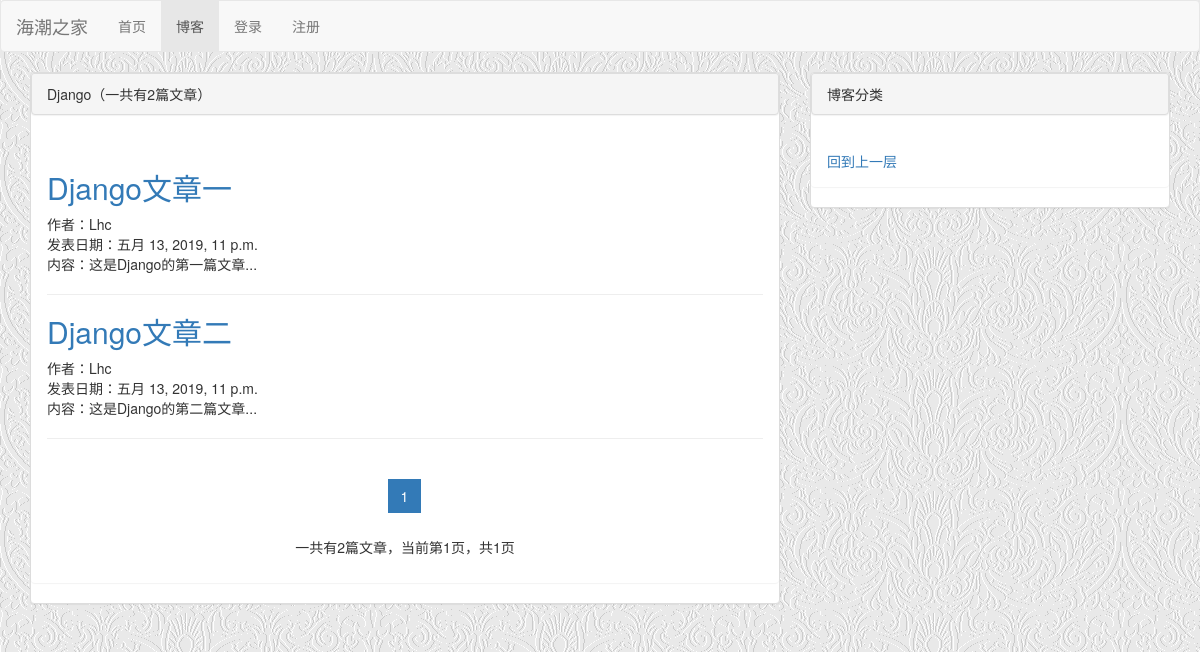
Before: /blog/type/1 with the older database file.
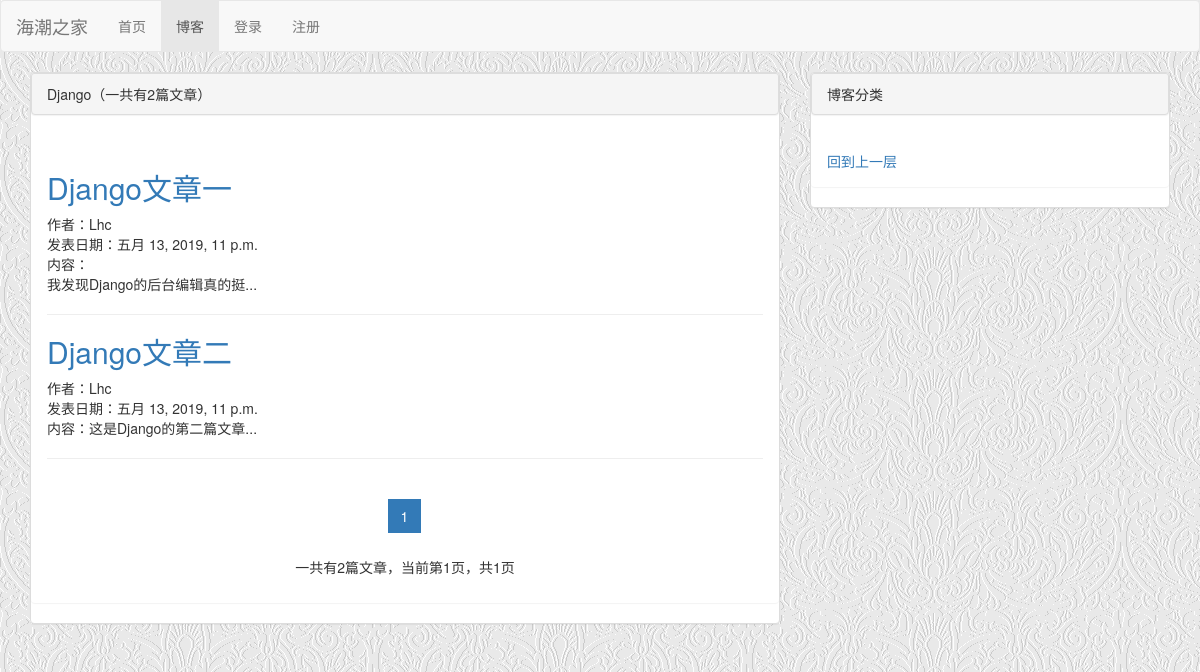
After: the same page with the newer database file.
### blog/models.py (models this page shows, shortened)
class Blog(models.Model,ReadNumExtentMethod):
    title=models.CharField(max_length=50)
    content=RichTextUploadingField()
    author=models.ForeignKey(User,on_delete=models.DO_NOTHING)
    blog_type=models.ForeignKey(BlogType,on_delete=models.DO_NOTHING)
    create_time=models.DateTimeField(default=timezone.now())
    def short_content(self):
        return self.content[:20]+'...'
    class Meta:
        ordering=['-create_time']   #按照日期倒序排列

### blog/views.py (the view)
# urls.py: path('type/<int:blog_type_id>',views.blog_type),
def blog_type(request,blog_type_id):
    data=BlogType.objects.get(id=blog_type_id)
    blog=Blog.objects.filter(blog_type=data)
    paginator = Paginator(blog.all(), 5)  # 每5篇进行分页
    page_num = request.GET.get('page', 1)  # get请求获取url页面的参数
    page_of_blogs = paginator.get_page(page_num)  # 这里还未理解，以后有空回来搞
    return render(request,"blog_type.html",{'data':data,'blog':blog,'blogs':page_of_blogs})

### blog/templates/blog_type.html (shortened to what this page needs)
{% extends "base.html" %}
{% block nav_blog_active %}active{% endblock %}
{% block content %}
    <div class="container">
        <div class="row">
            <div class="col-md-8">
                <div class="panel panel-default">
                    <div class="panel panel-heading">{{ data.type_name }}（一共有{{ blog.count }}篇文章）<br></div>
                    <div class="panel panel-body">
                        {% for i in blog.all %}
                            <h2><a href="../{{ i.id }}">{{ i.title }}</a></h2>
                            作者：{{ i.author }}<br>
                            发表日期：{{ i.create_time }}<br>
                            内容：{{ i.short_content|safe }}<br>
                            <hr>
                        {% endfor %}
                        <div style="text-align: center">
                          <ul class="pagination">
                            {% for page_num in blogs.paginator.page_range %}
                                {% if page_num == blogs.number %}
                                    <li class="active"><a href="?page={{ page_num }}">{{ page_num }}</a></li>
                                {% else %}
                                    <li><a href="?page={{ page_num }}">{{ page_num }}</a></li>
                                {% endif %}
                            {% endfor %}
                          </ul>
                        <p>一共有{{ blogs.paginator.count }}篇文章，当前第{{ blogs.number }}页，共{{ blogs.paginator.num_pages }}页</p>
                        </div>
                    </div>
                </div>
            </div>
            <div class="col-md-4">
                <div class="panel panel-default">
                    <div class="panel panel-heading">博客分类</div>
                    <div class="panel panel-body">
                        <a href="..">回到上一层</a>
                    </div>
                </div>
            </div>
        </div>
    </div>
{% endblock %}

Changed rows visible on the page:
changed Blog "Django文章一": short_content "这是Django的第一篇文章..." → "我发现Django的后台编辑真的挺..."
